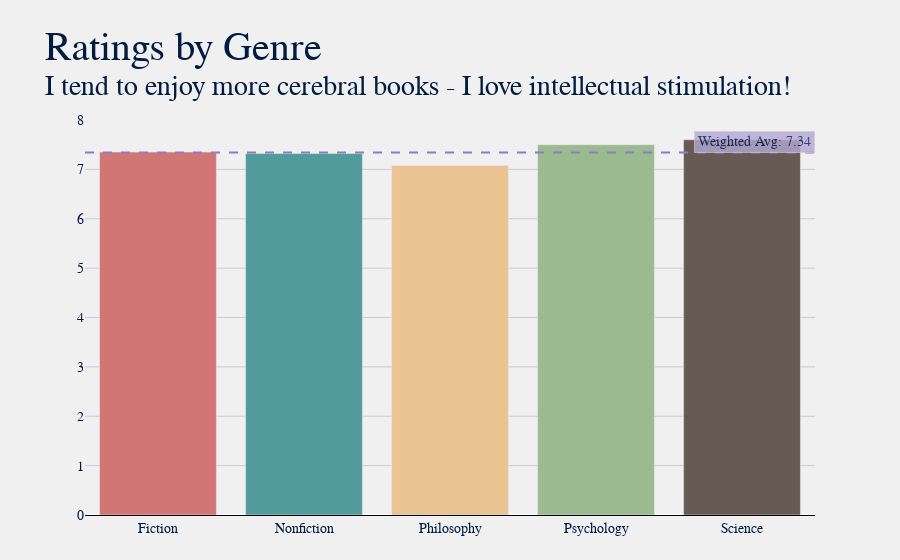

Write notebook code for a chart like this one.
### Markdown cell above
### How do I rate what I've read?

I tend to base my ratings on how gripped I am whilst reading. There are many books whose content/plot might not have interested me as much, but the author's prose and writing style intrigued me (e.g. Haruki Murakami's novels). Conversely, there are also a lot of books where the content is right up my alley, but it's written in more of a straight-forward way (mostly science books).

### Code cell
dfr = df.groupby('Genre')['Rating'].mean().reset_index().round(2)
dfr['Total'] = df.groupby('Genre')['Title'].count().reset_index(drop=True)

title = "Ratings by Genre"
sub = f"I tend to enjoy more cerebral books - I love intellectual stimulation!"
plot.gen_bar_graph(dfr, 'Genre', title, sub, avg=True, w_avg='Rating')

### Figure 1 — Plotly figure (JSON) as saved in the notebook; plotly's stock layout.template omitted (floating-point values rounded to 4 significant figures)
{"data": [{"customdata": [["43", "Rating"], ["11", "Rating"], ["6", "Rating"], ["1", "Rating"], ["5", "Rating"]], "hovertemplate": "<b>%{x} Books</b>: %{customdata[0]}<br><b>Avg. %{customdata[1]}</b>: %{y}", "marker": {"color": ["#d27575", "#529b9c", "#eac392", "#9cba8f", "#675a55", "#d27575", "#529b9c", "#eac392", "#9cba8f", "#675a55", "#d27575", "#529b9c", "#eac392", "#9cba8f", "#675a55", "#d27575", "#529b9c", "#eac392", "#9cba8f", "#675a55", "#d27575", "#529b9c", "#eac392", "#9cba8f", "#675a55"]}, "name": "", "type": "bar", "x": ["Fiction", "Nonfiction", "Philosophy", "Psychology", "Science"], "y": [7.35, 7.32, 7.08, 7.5, 7.6]}], "layout": {"annotations": [{"bgcolor": "#b4a7d6", "bordercolor": "#c7c7c7", "borderpad": 3, "borderwidth": 1, "opacity": 0.8, "showarrow": false, "text": "Weighted Avg: 7.34", "x": 1, "xanchor": "right", "xref": "x domain", "y": 7.342, "yanchor": "bottom", "yref": "y"}], "autosize": true, "barmode": "group", "font": {"color": "#001c40", "family": "Baskerville", "size": 14}, "margin": {"b": 45, "l": 85, "r": 85, "t": 120}, "paper_bgcolor": "#f0f0f0", "plot_bgcolor": "#f0f0f0", "shapes": [{"line": {"color": "#8e7cc3", "dash": "dash", "width": 2}, "type": "line", "x0": 0, "x1": 1, "xref": "x domain", "y0": 7.342, "y1": 7.342, "yref": "y"}], "showlegend": false, "title": {"font": {"color": "#001c40", "family": "Baskerville, Bold", "size": 40}, "text": "Ratings by Genre<br><sup>I tend to enjoy more cerebral books - I love intellectual stimulation!"}, "xaxis": {"autorange": true, "gridcolor": "#cbcbcb", "linecolor": "black", "range": [-0.5, 4.5], "showgrid": false, "showline": true, "title": {}, "type": "category"}, "yaxis": {"autorange": true, "gridcolor": "#cbcbcb", "linecolor": "black", "range": [0, 8], "showgrid": true, "showline": false, "showticklabels": true, "title": {}, "type": "linear"}}}
